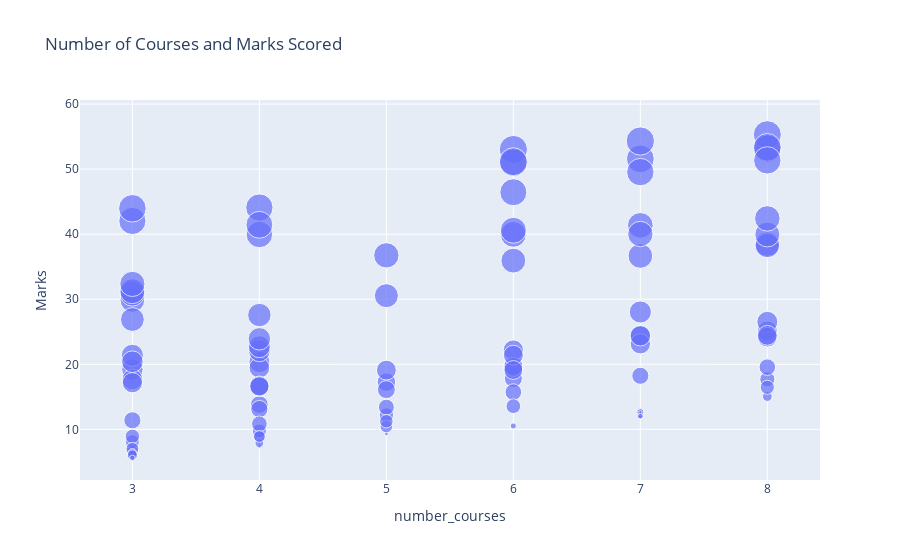

The notebook cell this image was saved under:
### Markdown cell above
## Number of Courses vs Mark Scored

### Code cell
figure = px.scatter(data_frame=df, x= "number_courses",y ="Marks",size="time_study",title="Number of Courses and Marks Scored")
figure.show()

### Figure 1 — Plotly figure (JSON) as saved in the notebook; plotly's stock layout.template omitted (floating-point values rounded to 4 significant figures)
{"data": [{"hovertemplate": "number_courses=%{x}<br>Marks=%{y}<br>time_study=%{marker.size}<extra></extra>", "legendgroup": "", "marker": {"color": "#636efa", "size": [4.508, 0.096, 3.133, 7.909, 7.811, 3.211, 6.063, 3.413, 4.41, 6.173, 7.353, 0.423, 4.218, 4.274, 2.908, 4.26, 5.719, 6.08, 7.711, 3.977, 4.733, 6.126, 2.051, 4.875, 3.635, 1.407, 0.508, 4.378, 0.156, 1.299, 3.864, 1.923, 0.932, 6.594, 4.083, 7.543, 2.966, 7.283, 6.533, 7.775, 0.14, 2.754, 3.591, 1.557, 1.954, 2.061, 3.797, 4.779, 5.635, 3.913, 6.703, 4.13, 0.771, 6.049, 7.591, 2.913, 7.641, 7.649, 6.198, 7.468, 0.376, 2.438, 3.606, 4.869, 0.13, 2.142, 5.473, 0.55, 1.395, 3.948, 3.736, 2.518, 4.633, 1.629, 6.954, 0.803, 6.379, 5.985, 7.451, 0.805, 7.957, 2.262, 7.41, 3.197, 1.982, 6.201, 4.067, 1.033, 1.803, 6.376, 4.182, 2.73, 5.027, 6.471, 3.919, 3.561, 0.301, 7.163, 0.309, 6.335], "sizemode": "area", "sizeref": 0.01989, "symbol": "circle"}, "mode": "markers", "name": "", "orientation": "v", "showlegend": false, "type": "scatter", "x": [3, 4, 4, 6, 8, 6, 3, 5, 4, 3, 3, 7, 7, 3, 3, 4, 5, 8, 6, 8, 4, 6, 5, 7, 4, 3, 7, 8, 5, 4, 8, 3, 8, 6, 3, 3, 4, 6, 7, 6, 4, 6, 6, 5, 4, 3, 4, 4, 3, 5, 6, 6, 4, 7, 8, 7, 8, 7, 3, 8, 6, 4, 6, 3, 7, 6, 4, 3, 4, 6, 4, 5, 3, 3, 4, 3, 5, 8, 7, 3, 7, 8, 4, 5, 8, 8, 7, 3, 5, 7, 7, 8, 4, 8, 8, 6, 3, 4, 7, 3], "xaxis": "x", "y": [19.2, 7.734, 13.81, 53.02, 55.3, 17.82, 29.89, 17.26, 20.35, 30.86, 42.04, 12.13, 24.32, 17.67, 11.4, 19.47, 30.55, 38.49, 50.99, 25.13, 22.07, 35.94, 12.21, 28.04, 16.52, 6.623, 12.65, 26.53, 9.333, 8.837, 24.17, 8.1, 15.04, 39.97, 17.17, 43.98, 13.12, 46.45, 41.36, 51.14, 7.336, 15.72, 19.77, 10.43, 9.742, 8.924, 16.7, 22.7, 26.88, 19.11, 40.6, 22.18, 7.892, 36.65, 53.16, 18.24, 53.36, 51.58, 31.24, 51.34, 10.52, 10.84, 19.59, 21.38, 12.59, 13.56, 27.57, 6.185, 8.92, 21.4, 16.61, 13.42, 20.4, 7.014, 39.95, 6.217, 36.75, 38.28, 49.54, 6.349, 54.32, 17.7, 44.1, 16.11, 16.46, 39.96, 23.15, 6.053, 11.25, 40.02, 24.39, 19.56, 23.92, 42.43, 24.45, 19.13, 5.609, 41.44, 12.03, 32.36], "yaxis": "y"}], "layout": {"autosize": true, "legend": {"itemsizing": "constant", "tracegroupgap": 0}, "title": {"text": "Number of Courses and Marks Scored"}, "xaxis": {"anchor": "y", "autorange": true, "domain": [0, 1], "range": [2.617, 8.384], "title": {"text": "number_courses"}, "type": "linear"}, "yaxis": {"anchor": "x", "autorange": true, "domain": [0, 1], "range": [0.9067, 63.94], "title": {"text": "Marks"}, "type": "linear"}}}
